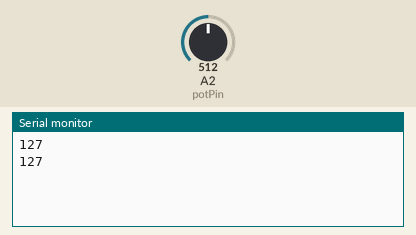
Recording of a sketch running on a simulated Arduino Uno, built with avr-gcc and run on an emulated ATmega328P. Shown: the last lines printed to the serial monitor. The test bench sets the inputs (shaded band); at power-on: A2 (potPin) = 512.

Above: at 1.8 s.
1.9 s: A2 (potPin) set to 716
At 2.7 s:
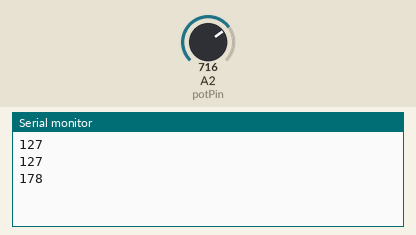
3.4 s: A2 (potPin) set to 900
At 4.8 s:
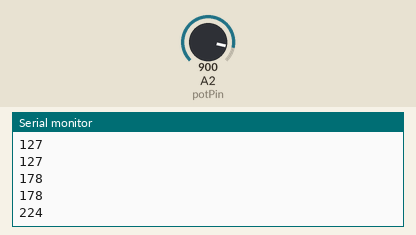
Timing chart, 0 to 6.4 s (numbered marks = the images above; inputs shaded):
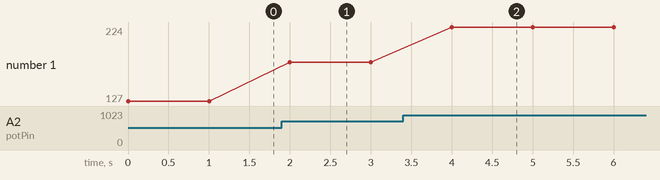

Measured:
- after the input at 1.9 s, the serial monitor: prints a new line after 0.10 s (image 1)
- after the input at 3.4 s, the serial monitor: prints a new line after 0.60 s (image 2)
- plotted number 1: 127 → 178 after the input at 1.9 s, 178 → 224 after the input at 3.4 s

The sketch:

sensorAndLilypadOnly.ino
```cpp
const int potPin = 2; // digital pin 2 for the potentiometer

int current = 0; // recent value of stretch sensor

void setup() {
  Serial.begin(9600);
}

void loop() {
  // read the value from the sensor and map it to a smaller range
  current = analogRead(potPin);
  current = map(current, 0, 1023, 0, 255);
  // print current value
  Serial.println(current);

  // do this procedure once in a second
  delay(1000);
}
```
